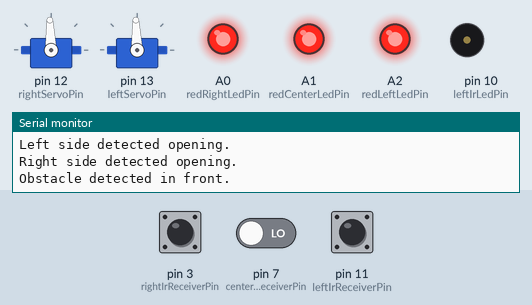
The sketch below on a simulated Arduino Uno, built with avr-gcc and run on an emulated ATmega328P. On the bench: 2 × servo, output pins drawn as LEDs (lit = HIGH), buzzer (waves = sounding), the last lines printed to the serial monitor. The inputs (shaded band) are chosen by the test bench; at power-on: pin 7 (centerIrReceiverPin) LOW, pin 3 (rightIrReceiverPin) LOW, pin 11 (leftIrReceiverPin) LOW.

Above: at 1.8 s.
1.9 s: pin 7 (centerIrReceiverPin) driven HIGH
At 2.5 s:
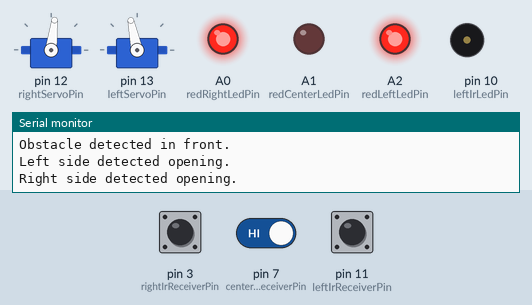
5.0 s: pin 3 (rightIrReceiverPin) pulled HIGH for 0.65 s
At 5.5 s:
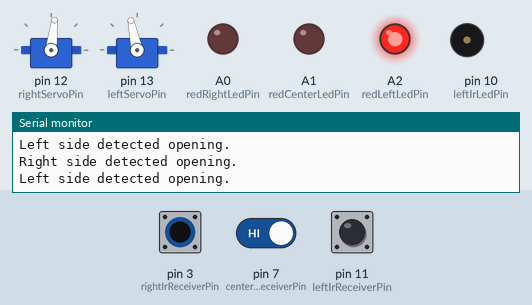
8.1 s: pin 11 (leftIrReceiverPin) pulled HIGH for 0.65 s
At 8.5 s:
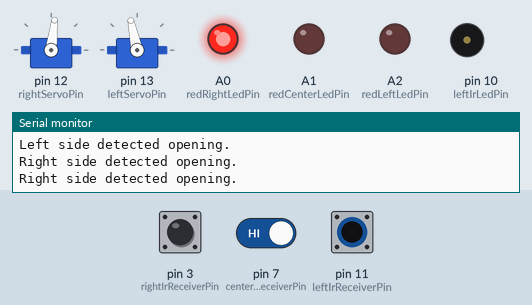
11.2 s: pin 11 (leftIrReceiverPin) pulled HIGH for 3.2 s
At 15.1 s:
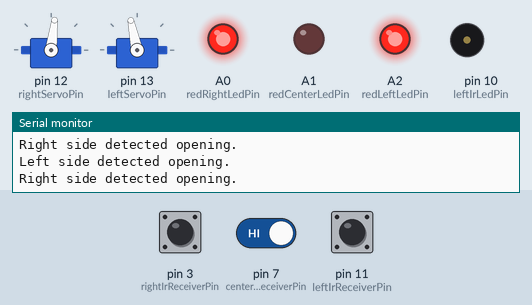
15.9 s: pin 3 (rightIrReceiverPin) pulled HIGH for 3.2 s
At 16.6 s:
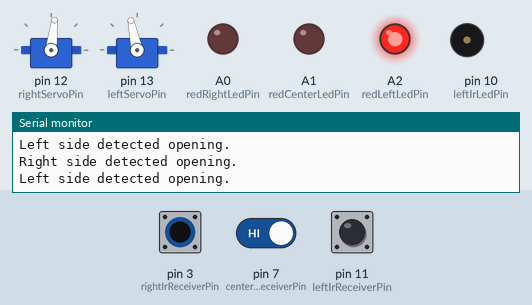
20.6 s: pin 3 (rightIrReceiverPin) driven HIGH and pin 7 (centerIrReceiverPin) driven LOW
At 21.2 s:
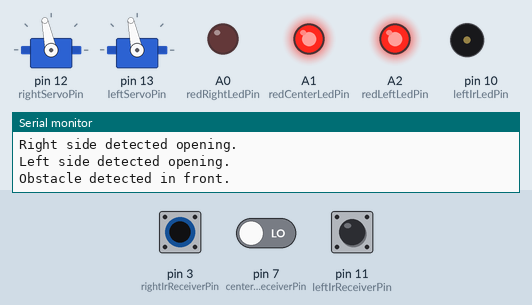
Timing chart, 0 to 23.6 s (numbered marks = the images above; inputs shaded):
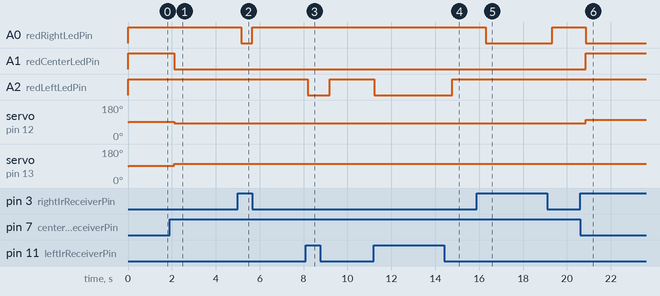

Measured:
- after the input at 1.9 s, A1 (redCenterLedPin): HIGH → LOW after 0.21 s; servo on pin 12 (rightServoPin): 92° → 83° after 0.21 s; servo on pin 13 (leftServoPin): 92° → 102° after 0.21 s
- after the input at 5.0 s, A0 (redRightLedPin): HIGH → LOW after 0.15 s, → HIGH 0.51 s later
- after the input at 8.1 s, A2 (redLeftLedPin): HIGH → LOW after 0.09 s, → HIGH 1.0 s later
- after the input at 11.2 s, A2 (redLeftLedPin): HIGH → LOW at once, → HIGH 3.5 s later
- after the input at 15.9 s, A0 (redRightLedPin): HIGH → LOW after 0.40 s, → HIGH 3.0 s later
- after the input at 20.6 s, A0 (redRightLedPin): HIGH → LOW after 0.25 s; A1 (redCenterLedPin): LOW → HIGH after 0.26 s; servo on pin 12 (rightServoPin): 83° → 102° after 0.26 s

The sketch:

sketch_sep16a.ino
```cpp
// Pin assignments
#include <Servo.h>
const int leftIrLedPin = 10;
const int leftIrReceiverPin = 11;
const int centerIrLedPin = 6;
const int centerIrReceiverPin = 7;
const int rightIrLedPin = 2;
const int rightIrReceiverPin = 3;
const int redLeftLedPin = A2;
const int redCenterLedPin = A1;
const int redRightLedPin = A0;
const int leftServoPin = 13;   // Pin for left servo
const int rightServoPin = 12;  // Pin for right servo

Servo servoLeft, servoRight;
// IR Object Detection Function
int irDetect(int irLedPin, int irReceiverPin, long frequency) {
  tone(irLedPin, frequency);          // Turn on the IR LED square wave
  delay(1);                           // Wait 1 ms
  noTone(irLedPin);                   // Turn off the IR LED
  int ir = digitalRead(irReceiverPin); // Read IR receiver signal
  delay(1);                           // Small delay
  return ir;                          // Return detection (0 = detect, 1 = no detect)
}

// Servo movement functions
void moveForward() {
  // Adjust the writeMicroseconds values based on your servo calibration
  servoLeft.writeMicroseconds(1600);    // Move forward (calibrated value)
  servoRight.writeMicroseconds(1400);   // Move forward (calibrated value)
}

void turnLeft() {
  servoLeft.writeMicroseconds(1400);    // Stop left wheel
  servoRight.writeMicroseconds(1400);   // Move right wheel forward for turn
  delay(50);                        // Adjust this delay for 90-degree turn
}

void turnRight() {
  servoLeft.writeMicroseconds( 1600);    // Move left wheel forward for turn
  servoRight.writeMicroseconds( 1600);   // Stop right wheel
  delay(50);                        // Adjust this delay for 90-degree turn
}

void stopMovement() {
  servoLeft.writeMicroseconds( 1495);    // Stop left wheel
  servoRight.writeMicroseconds(1490);   // Stop right wheel
}

void setup() {
  // IR sensor pins
  pinMode(leftIrReceiverPin, INPUT);
  pinMode(leftIrLedPin, OUTPUT);
  pinMode(centerIrReceiverPin, INPUT);
  pinMode(centerIrLedPin, OUTPUT);
  pinMode(rightIrReceiverPin, INPUT);
  pinMode(rightIrLedPin, OUTPUT);

  // Red LED pins
  pinMode(redLeftLedPin, OUTPUT);
  pinMode(redCenterLedPin, OUTPUT);
  pinMode(redRightLedPin, OUTPUT);

  // Servo pins
  servoRight.attach(rightServoPin);
  servoLeft.attach(leftServoPin);

  Serial.begin(9600);

  // 5-second delay before starting
  // delay(5000);
}

void loop() {
  // Check left IR sensor (38kHz frequency)
  int leftIrVal = irDetect(leftIrLedPin, leftIrReceiverPin, 38000);
  if (leftIrVal == 0) {
    digitalWrite(redLeftLedPin, HIGH);  // Turn on left red LED if obstacle detected
    Serial.println("Left side detected opening.");
  } else {
    digitalWrite(redLeftLedPin, LOW);   // Turn off left red LED
  }

  // Check center IR sensor (38kHz frequency)

  // Check right IR sensor (38kHz frequency)
  int rightIrVal = irDetect(rightIrLedPin, rightIrReceiverPin, 38000);
  if (rightIrVal == 0) {
    digitalWrite(redRightLedPin, HIGH);   // Turn on right red LED if obstacle detected
    Serial.println("Right side detected opening.");
  } else {
    digitalWrite(redRightLedPin, LOW);    // Turn off right red LED
  }
  int centerIrVal = irDetect(centerIrLedPin, centerIrReceiverPin, 38000);
  if (centerIrVal == 0) {
    digitalWrite(redCenterLedPin, HIGH);  // Turn on center red LED if obstacle detected
    Serial.println("Obstacle detected in front.");
    stopMovement();                       // Stop if obstacle is directly in front
    if (leftIrVal == 1 && rightIrVal == 0) {                 // If no obstacle on the left, turn left
      turnLeft();
    } else if (rightIrVal == 1 && leftIrVal == 0) {         // If no obstacle on the right, turn right
      turnRight();
    }
//    else stopMovement();

  } else {
    digitalWrite(redCenterLedPin, LOW);   // Turn off center red LED
  }

  // Move forward if no obstacle in front
  if (centerIrVal == 1) {
    moveForward();
  }

  delay(500);  // Adjust this value based on desired forward speed
}
```
